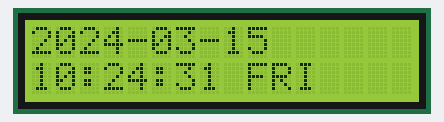
Bench run of a sketch on a simulated Arduino Uno, built with avr-gcc and run on an emulated ATmega328P. Parts: 16×2 character LCD. The local clock reads 2024-03-15 10:24:30 at power-on unless the sketch sets it; what the sketch prints to the serial monitor is not drawn.

Above: at 1.1 s.
At 5.1 s:
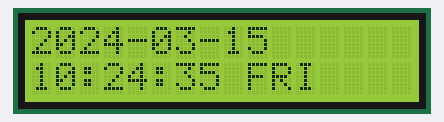
At 10.1 s:
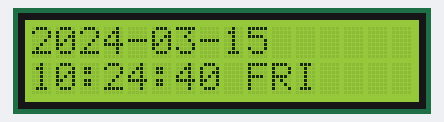
At 19.1 s:
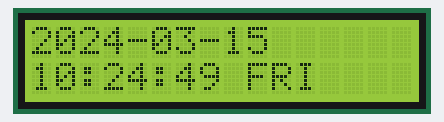
At 28.1 s:
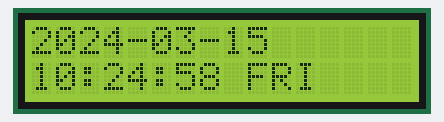
At 38.1 s:
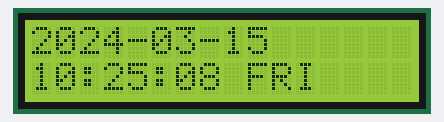

The sketch:

ds1302_rtc_lcd.ino
```cpp
#include <Wire.h>
#include <LiquidCrystal_I2C.h>
#include <DS1302.h>
#include <MsTimer2.h>

LiquidCrystal_I2C lcd(0x27, 16, 2);
DS1302 rtc(4, 5, 6);
Time t;

volatile bool updateFlag = false;

char dateStr[17];
char timeStr[17];
const char* dowTable[7] = {"SUN", "MON", "TUE", "WED", "THU", "FRI", "SAT"};

void setup() {
  Serial.begin(115200);

  rtc.halt(false);
  rtc.writeProtect(false);

  // rtc.setDOW(MONDAY);
  // rtc.setTime(9, 32, 00);           // 시, 분, 초
  // rtc.setDate(19, 5, 2025);          // 일, 월, 년

  lcd.init();
  lcd.backlight();
  lcd.setCursor(0, 0);
  lcd.print(" ");
  lcd.setCursor(0, 1);
  lcd.print(" ");

  MsTimer2::set(1000, onTimer); // 1초마다 onTimer 실행
  MsTimer2::start();
}

void loop() {
  if (updateFlag) {
    updateFlag = false;

    t = rtc.getTime();
    snprintf(dateStr, sizeof(dateStr), "%04d-%02d-%02d", t.year, t.mon, t.date);
    snprintf(timeStr, sizeof(timeStr), "%02d:%02d:%02d %s", t.hour, t.min, t.sec, dowTable[t.dow]);

    lcd.setCursor(0, 0);
    lcd.print(dateStr);
    lcd.setCursor(0, 1);
    lcd.print(timeStr);
    Serial.println(timeStr);
  }
}

void onTimer() {
  updateFlag = true;
}
```

Measured:
- what the display in image 0 shows lasts 1.0 s, from 1.1 s to 2.1 s
